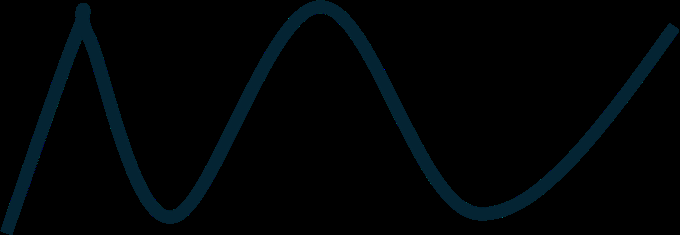
#> input picture 02_CurveExtremaExtractor/data/input/image.png, 680 x 235 px, found by its file name
$ jupyter execute MaximaMinima_of_curve.ipynb
#> lines starting #> are read from the running program, lines starting #| are printed output that depends on the picture; after the words box and inside, x2 and y2 are one past the last pixel; in counts of white or black regions, pixels touching at a corner belong together; long printed decimals are rounded
# 1. Problem Understanding

# 2. Load & Inspect Image

# 3. Preprocessing
    - grayscale
    - threshold
    - inspect mask

# 4. Extract Curve
    - find curve pixels column-by-column
    - top/bottom boundary
    - centerline

# 5. Handle Missing Points
    - identify gaps
    - interpolate small gaps

# 6. Smooth Curve
    - plot raw vs smoothed curve

# 7. Detect Maxima & Minima
    - local extrema
    - handle flat regions
    - filter insignificant extrema

# 8. Visualize Results
    - overlay maxima/minima on image

# 9. Test / Failure Analysis
    - what works?
    - what fails?
    - why?

# 10. Final Algorithm
    - summarize the final approach

[cell 1]
# Importing libraries

import cv2 as cv
import numpy as np
import matplotlib.pyplot as plt

from scipy.signal import find_peaks
from scipy.ndimage import gaussian_filter1d

[cell 2]
# Load the image
image_path = "/content/image.png"

image = cv.imread(image_path)
#> image is the input picture: shape (235, 680, 3); mean B, G, R 5.5, 3.9, 0.4
if image is None:
  raise FileNotFoundError(f"Could not load image {image_path}")

print("Image shape: ", image.shape)
#| Image shape:  (235, 680, 3)

image_rgb = cv.cvtColor(image, cv.COLOR_BGR2RGB)

plt.figure(figsize = (12, 6))

plt.imshow(image_rgb)
plt.show()

[cell 3]
# Converting to grayscale

gray = cv.cvtColor(image, cv.COLOR_BGR2GRAY)
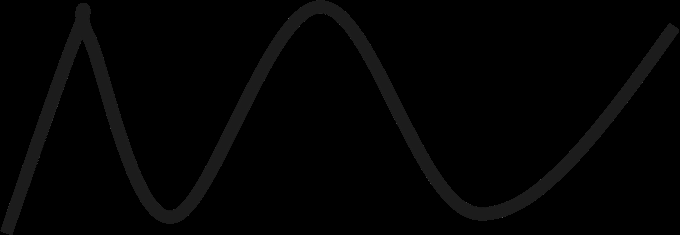
#> gray: shape (235, 680); min 0, max 89, mean 3

plt.figure(figsize = (12, 6))
plt.imshow(gray, cmap = "gray")
plt.show()

[cell 4]
# Threshold the curve

threshold_value = 10

_, binary = cv.threshold(gray, threshold_value, 255, cv.THRESH_BINARY)
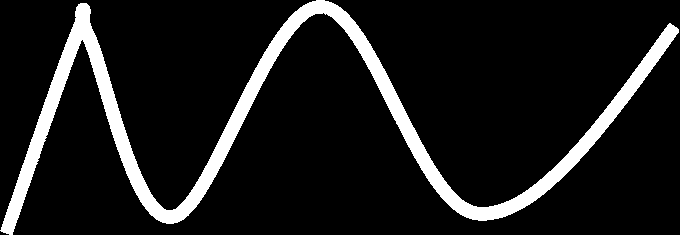
#> binary: shape (235, 680); 10.8% white; 1 white region, box (x1, y1, x2, y2) and area: (0, 0, 679, 235) 17255

plt.figure(figsize = (12, 6))
plt.imshow(binary, cmap = "gray")
plt.show()

[cell 5]
# Extract curve pixels

height, width = binary.shape
#> height = 235; width = 680

curve_points = []

for x in range(width):
  ys = np.where(binary[:, x] > 0)[0]

  if len(ys) == 0:
    continue

  top_y = ys.min()
  bottom_y = ys.max()

  center_y = (top_y + bottom_y) / 2.0

  curve_points.append((x, center_y))
#> this loop made 680 passes
#> (top_y, bottom_y, center_y) on passes 5 to 7: (218, 232, 225), (215, 232, 223.5), (212, 233, 222.5)
#> after the loop, curve_points = 679 pairs, first value 0 to 678, second value 6 to 230

[cell 6]
# convert list to numpy array

curve_points = np.array(curve_points)
print("Total curve points: ", len(curve_points))
#| Total curve points:  679
print("First 10 curve points: ", curve_points[:10])
#| First 10 curve points:  [[  0.  230. ]
#|  [  1.  229. ]
#|  [  2.  227.5]
#|  [  3.  226.5]
#|  [  4.  225. ]
#|  [  5.  223.5]
#|  [  6.  222.5]
#|  [  7.  221. ]
#|  [  8.  219.5]
#|  [  9.  218.5]]

[cell 7]
# Visualize extracted centerline

x_values = curve_points[:, 0]
#> x_values = 679 values from 0 to 678
y_values = curve_points[:, 1]
#> y_values = 679 values, max 230 at index 0, min 6 at index 323, mean 124.7

plt.figure(figsize = (12, 6))
plt.imshow(image_rgb)

plt.plot(x_values, y_values, linewidth = 2)
plt.title("Extracted curve")
plt.grid()
plt.show()
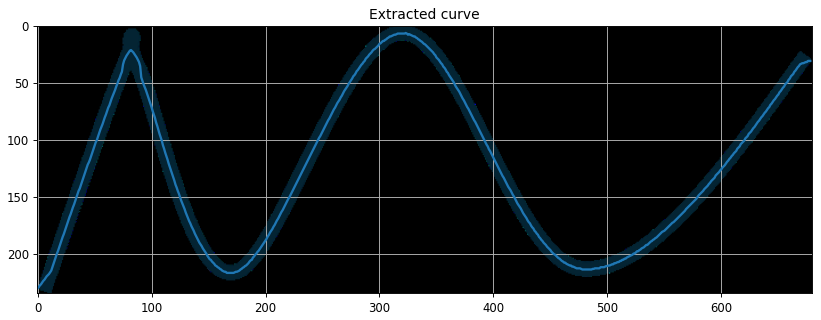
#> figure drawn by matplotlib, 1 panel

[cell 8]
# Handling missing x-values

x_diff = np.diff(x_values)
#> x_diff = 678 values from 1 to 1
print("Largest gap in x: ", x_diff.max())
#| Largest gap in x:  1.0

[cell 9]
# Considering the region, where the curve actually exists

x_start = int(x_values.min())
#> x_start = 0
x_end = int(x_values.max())
#> x_end = 678

full_x = np.arange(x_start, x_end + 1)
#> full_x = 679 values from 0 to 678
full_y = np.full(len(full_x), np.nan)

for x, y in curve_points:
  full_y[int(x - x_start)] = y
#> this loop made 679 passes
#> y on passes 1 to 3: 230, 229, 227.5
#> after the loop, full_y has the same summary as y_values

[cell 10]
print(len(x_values), len(full_x), len(y_values), len(full_y))
#| 679 679 679 679

[cell 11]
# Inspect missing values

missing_count = np.isnan(full_y).sum()
#> missing_count = 0
print("Missing point: ", missing_count)
#| Missing point:  0

[cell 12]
# Interpolate small missing gaps

valid = ~np.isnan(full_y)

interpolated_y = full_y.copy()
#> interpolated_y has the same summary as y_values

interpolated_y[~valid] = np.interp(full_x[~valid], full_x[valid], full_y[valid])

plt.figure(figsize = (12, 6))
plt.plot(full_x, -interpolated_y)

plt.xlabel("x")
plt.ylabel("image y")
plt.title("Curve after interpolation")

plt.grid()
plt.show()
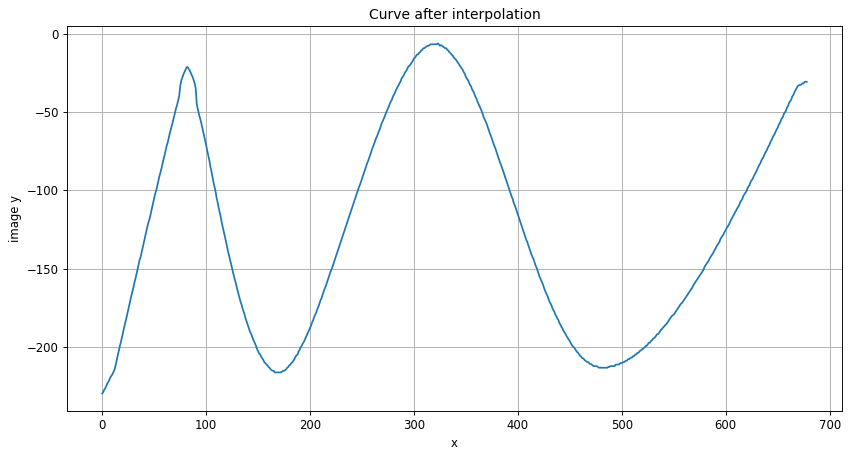
#> figure drawn by matplotlib, 1 panel; curve peaks at x = 323, y = -6

[cell 13]
# Smooth the curve

sigma = 3
smoothed_y = gaussian_filter1d(interpolated_y, sigma = sigma)
#> smoothed_y = 679 values, max 227.7 at index 0, min 6.57 at index 320, mean 124.7

# compare raw and smoothed curve
plt.figure(figsize = (12, 6))

plt.plot(full_x, -interpolated_y, alpha = 0.5, label = "Raw curve")

plt.plot(full_x, smoothed_y, linewidth = 2, label = "Smoothed curve")

plt.xlabel("x")
plt.ylabel("image y")
plt.title("Raw Vs Smoothed curve")

plt.legend()
plt.grid()
plt.show()
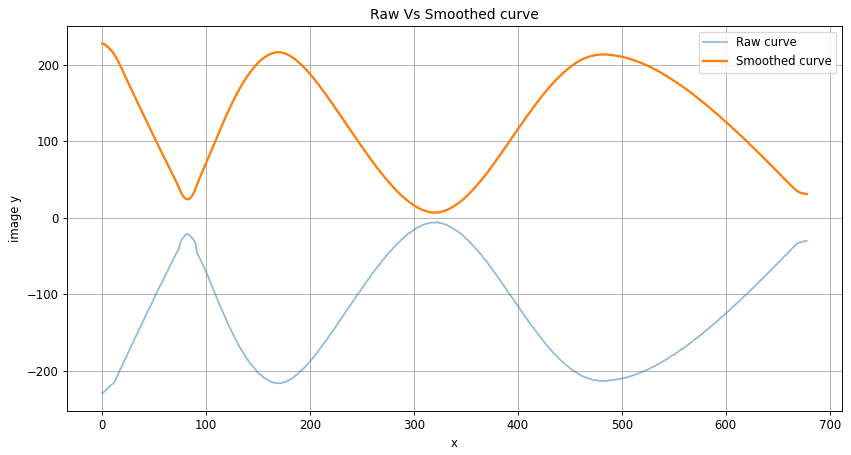
#> figure drawn by matplotlib, 1 panel; curve peaks at x = 323, y = -6; curve peaks at x = 0, y = 227.7

[cell 14]
# Detecting Maxima and Minima

maxima_indices, maximum_properties = find_peaks(-smoothed_y, distance = 30, prominence = 5)
#> maxima_indices = [82, 320]; maximum_properties = {'prominences': [192.3, 206.8], 'left_bases': [0, 0], 'right_bases': [169, 482]}

minima_indices, minimum_properties = find_peaks(smoothed_y, distance = 30, prominence = 5)
#> minima_indices = [169, 482]; minimum_properties = {'prominences': [192.3, 182.5], 'left_bases': [82, 320], 'right_bases': [320, 678]}

print(maxima_indices)
#| [ 82 320]
print(minima_indices)
#| [169 482]

[cell 15]
# Inspect detected Extrema

maxima = np.column_stack((full_x[maxima_indices], smoothed_y[maxima_indices]))
#> maxima = [[82, 23.92], [320, 6.57]]

minima = np.column_stack((full_x[minima_indices], smoothed_y[minima_indices]))
#> minima = [[169, 216.2], [482, 213.4]]

print("Maxima: ", maxima)
#| Maxima:  [[ 82.          23.920]
#|  [320.           6.575]]
print("\nMinima: ", minima)
#| Minima:  [[169.         216.241]
#|  [482.         213.410]]

[cell 16]
# Visualizing with origianl / unsmoothed y_values

maxima = np.column_stack((full_x[maxima_indices], full_y[maxima_indices]))
#> maxima = [[82, 21], [320, 6.5]]

minima = np.column_stack((full_x[minima_indices], full_y[minima_indices]))
#> minima = [[169, 216.5], [482, 213.5]]

print("Maxima: ", maxima)
#| Maxima:  [[ 82.   21. ]
#|  [320.    6.5]]
print("\nMinima: ", minima)
#| Minima:  [[169.  216.5]
#|  [482.  213.5]]

[cell 17]
# Plot Extrema on the 1D curve

plt.figure(figsize = (12, 6))

plt.plot(full_x, smoothed_y, label = "smoothed_curve")

plt.scatter(maxima[:, 0], maxima[:, 1], s= 80, marker = "o", label = "Maxima")

plt.scatter(minima[:, 0], minima[:, 1], s= 80, marker = "x", label = "Minima")

plt.xlabel("x")
plt.ylabel("image_y")
plt.title("Detected Maxima and Minima")

plt.legend()
plt.grid()
plt.show()
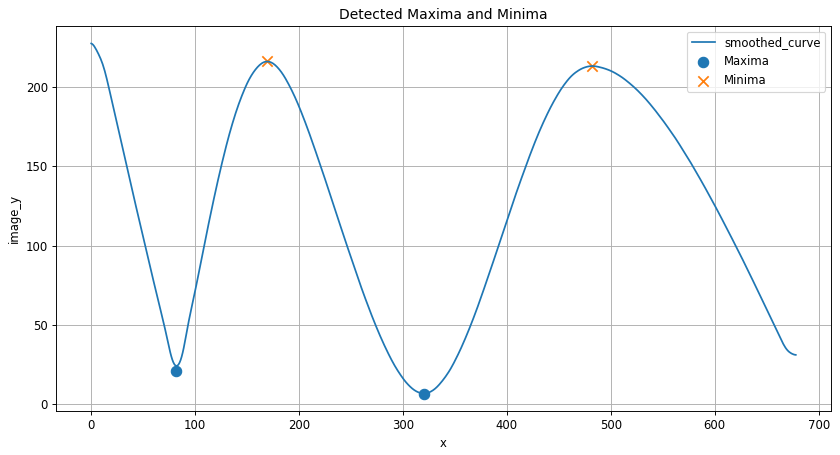
#> figure drawn by matplotlib, 1 panel; curve peaks at x = 0, y = 227.7

[cell 18]
maxima, minima
#> Out = ([[82, 21], [320, 6.5]], [[169, 216.5], [482, 213.5]])

[cell 19]
# Overlay results on the original image

result = image_rgb.copy()

for x, y in maxima:
  x, y = int(round(x)), int(round(y))

  cv.circle(result, (x, y), 8, (255, 0, 0), -1)                   # red

  cv.putText(result, f"MAX ({x}, {y})", (x+10, y+10), cv.FONT_HERSHEY_SIMPLEX, 0.5, (255, 0, 0), 1, cv.LINE_AA)
#> this loop made 2 passes
#> (x, y) on passes 1 to 2: (82, 21), (320, 6)
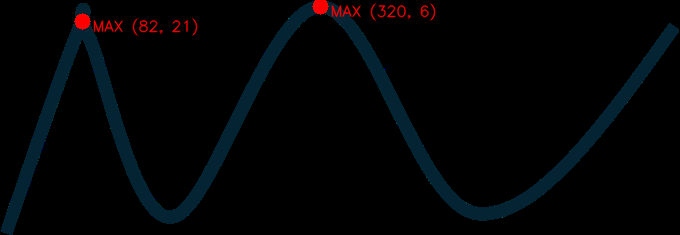
#> result: shape (235, 680, 3); mean R, G, B 2, 3.8, 5.4


for x, y in minima:
  x, y = int(round(x)), int(round(y))

  cv.circle(result, (x, y), 8, (0, 255, 0), -1)                   # green

  cv.putText(result, f"MIN ({x}, {y})", (x+10, y-10), cv.FONT_HERSHEY_SIMPLEX, 0.5, (0,255,0), 1, cv.LINE_AA)
#> this loop made 2 passes
#> (x, y) on passes 1 to 2: (169, 216), (482, 214)
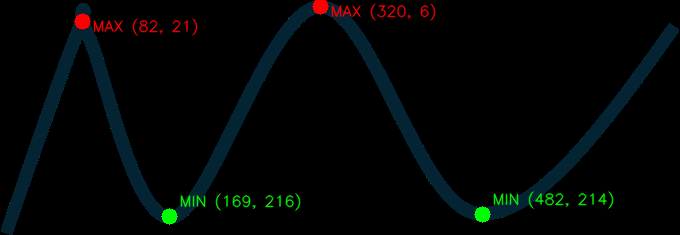
#> result: shape (235, 680, 3); 1.24% of pixels changed, all inside (x1, y1, x2, y2) = (161, 191, 614, 225)


plt.figure(figsize = (12, 6))
plt.imshow(result)

plt.title("Detected Extrema")
plt.show()
